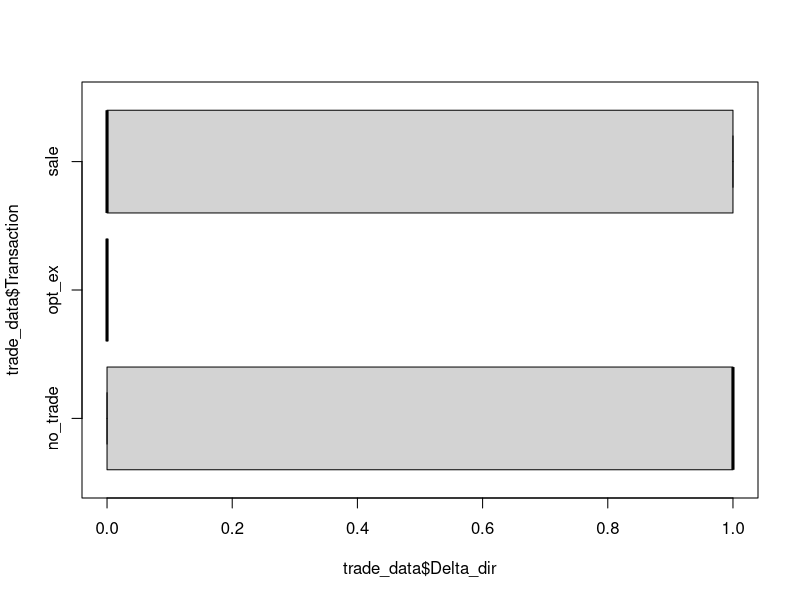

This figure's R source:

print(getwd()) 

setwd("DS_Capstone")
print(getwd()) 
trade_data <-read.csv("insider_trade_deltas.csv")



boxplot(trade_data$Delta_dir ~ trade_data$Transaction, ylim=c(0,1), horizontal=TRUE)


delta_by_transaction_anova<-aov(trade_data$Delta_dir ~ trade_data$Transaction)
summary(delta_by_transaction_anova)
